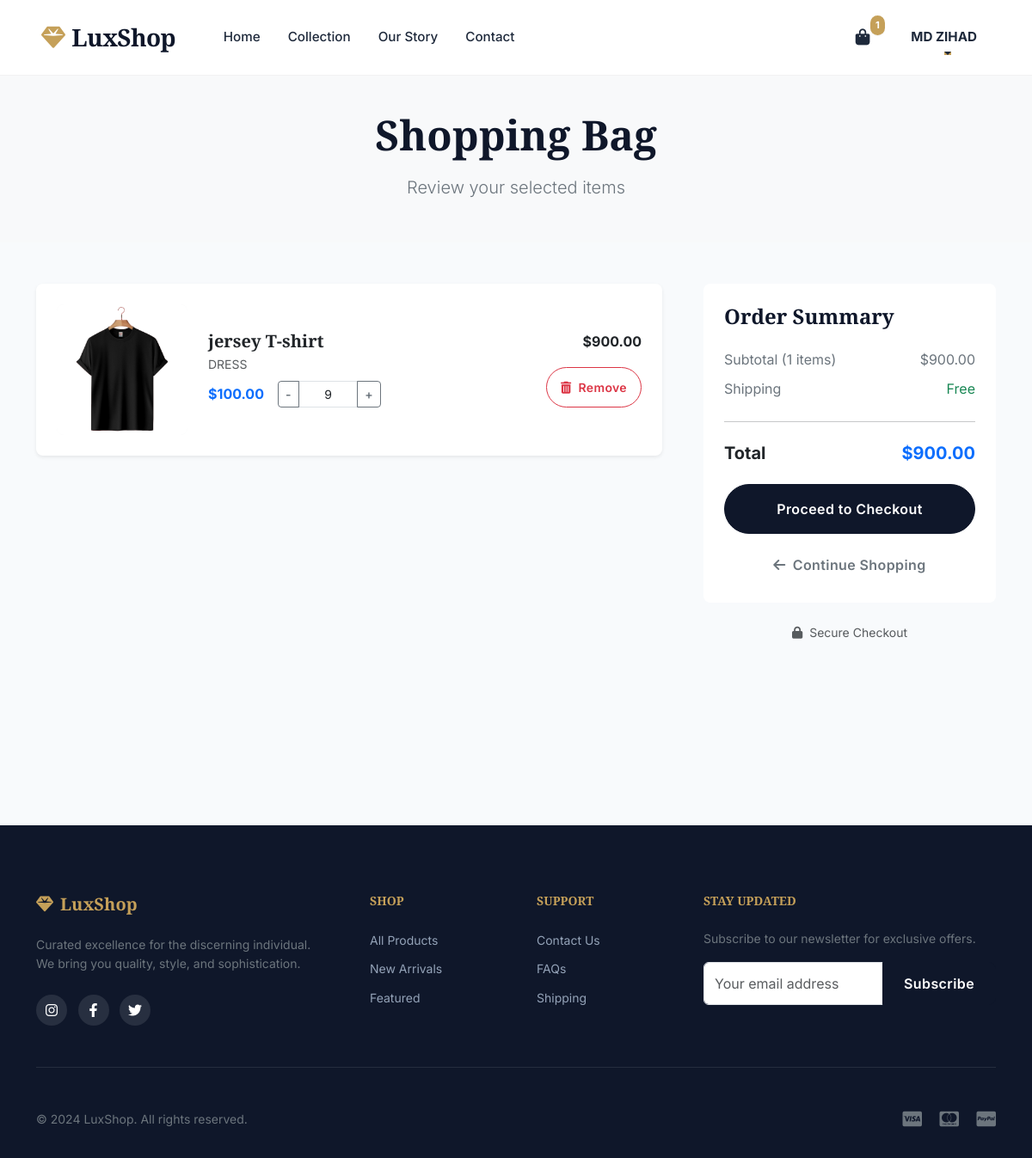
Before: /cart/ (signed in) with the older database file.
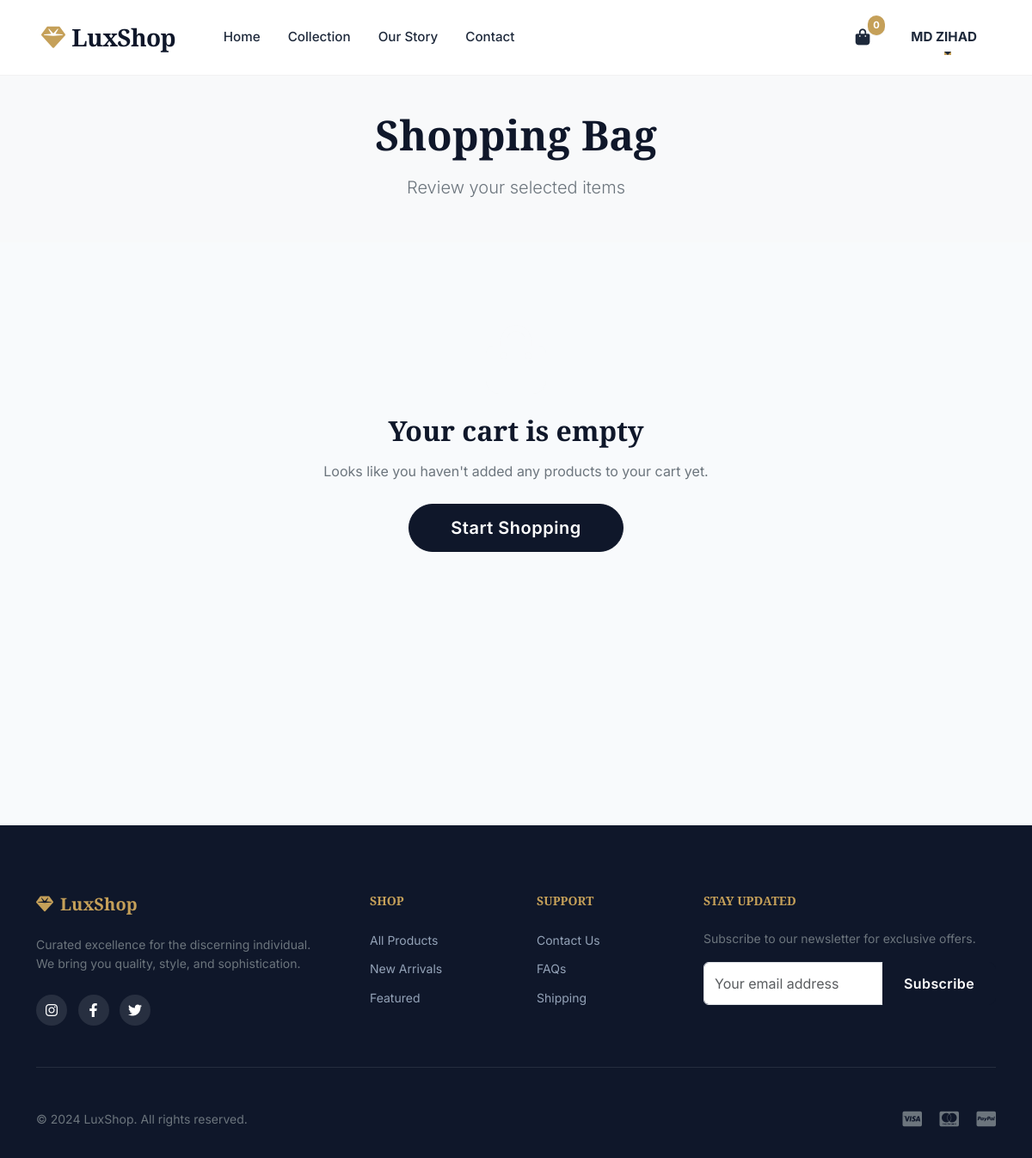
After: the same page with the newer database file.
### myapp/models.py (models this page shows, shortened)
class Cart(models.Model):
    user = models.OneToOneField(User, on_delete=models.CASCADE)
    created_at = models.DateTimeField(auto_now_add=True)
    def get_total(self):
        return sum(item.get_total() for item in self.cartitem_set.all())

class CartItem(models.Model):
    cart = models.ForeignKey(Cart, on_delete=models.CASCADE)
    product = models.ForeignKey(Product, on_delete=models.CASCADE)
    quantity = models.PositiveIntegerField(default=1)
    def get_total(self):
        return self.product.price * self.quantity

class Product(models.Model):
    name = models.CharField(max_length=200)
    description = models.TextField()
    price = models.DecimalField(max_digits=10, decimal_places=2)
    stock = models.PositiveIntegerField(default=0)
    category = models.ForeignKey(Category, on_delete=models.CASCADE)
    image = models.ImageField(upload_to='products/', blank=True, null=True)
    created_at = models.DateTimeField(auto_now_add=True)
    updated_at = models.DateTimeField(auto_now=True)

class Category(models.Model):
    name = models.CharField(max_length=100)
    description = models.TextField(blank=True)
    image = models.ImageField(upload_to='categories/', blank=True, null=True)
    created_at = models.DateTimeField(auto_now_add=True)

### myapp/views.py (the view)
# urls.py: path('cart/', views.view_cart, name='view_cart'),
@login_required
def view_cart(request):
    try:
        cart = Cart.objects.get(user=request.user)
        cart_items = cart.cartitem_set.select_related('product__category').all()
        total = cart.get_total()
    except Cart.DoesNotExist:
        cart_items = []
        total = 0
    context = {
        'cart_items': cart_items,
        'total': total,
    }
    return render(request, 'cart.html', context)

### myapp/templates/cart.html (shortened to what the changed rows need)
{% extends 'base.html' %}
{% load static %}
{% block content %}
<div class="bg-light py-5 mb-5">
    <div class="container text-center">
        <h1 class="display-5 fw-bold mb-3 fade-in">Shopping Bag</h1>
    </div>
</div>
<div class="container pb-5">
    {% if cart_items %}
    <div class="row g-5">
        <div class="col-lg-8">
            <div class="card border-0 shadow-sm rounded-3 overflow-hidden">
                <div class="card-body p-0">
                    {% for item in cart_items %}
                    <div class="p-4 border-bottom {% if forloop.last %}border-bottom-0{% endif %}">
                        <div class="row align-items-center">
                            <div class="col-md-3 mb-3 mb-md-0">
                                <div class="position-relative bg-light rounded-3 overflow-hidden"
                                    style="padding-top: 100%;">
                                    {% if item.product.image %}
                                    <img src="{{ item.product.image.url }}"
                                        class="position-absolute top-0 start-0 w-100 h-100 object-fit-cover"
                                        alt="{{ item.product.name }}">
                                    {% else %}
                                    <div
                                        class="position-absolute top-0 start-0 w-100 h-100 d-flex align-items-center justify-content-center text-muted">
                                        <i class="fas fa-image fa-2x opacity-25"></i>
                                    </div>
                                    {% endif %}
                                </div>
                            </div>
                            <div class="col-md-6 mb-3 mb-md-0">
                                <h5 class="fw-bold mb-1">
                                    <a href="{% url 'product_detail' item.product.id %}"
                                        class="text-decoration-none text-dark">{{ item.product.name }}</a>
                                </h5>
                                <div class="text-uppercase small text-muted mb-2">{{ item.product.category.name }}</div>
                                <div class="d-flex align-items-center mt-2">
                                    <span class="text-primary fw-bold me-3">${{ item.product.price }}</span>
                                    <form action="{% url 'update_cart_quantity' item.id %}" method="POST"
                                        class="d-flex align-items-center">
                                        <div class="input-group input-group-sm" style="width: 120px;">
                                            {% if item.quantity > 1 %}
                                            <button class="btn btn-outline-secondary" type="submit" name="quantity"
                                                value="{{ item.quantity|add:'-1' }}">-</button>
                                            {% else %}
                                            <button class="btn btn-outline-secondary" disabled>-</button>
                                            {% endif %}
                                            <input type="text" class="form-control text-center bg-white"
                                                value="{{ item.quantity }}" readonly>
                                            <button class="btn btn-outline-secondary" type="submit" name="quantity"
                                                value="{{ item.quantity|add:'1' }}">+</button>
                                        </div>
                                    </form>
                                </div>
                            </div>
                            <div class="col-md-3 text-md-end">
                                <div class="fw-bold mb-3">${{ item.get_total }}</div>
                                <a href="{% url 'remove_from_cart' item.id %}"
                                    class="btn btn-outline-danger btn-sm rounded-pill px-3">
                                    <i class="fas fa-trash-alt me-1"></i> Remove
                                </a>
                            </div>
                        </div>
                    </div>
                    {% endfor %}
                </div>
            </div>
        </div>
        <div class="col-lg-4">
            <div class="card border-0 shadow-premium rounded-3 bg-white">
                <div class="card-body p-4">
                    <h4 class="fw-bold mb-4 font-playfair">Order Summary</h4>
                    <div class="d-flex justify-content-between mb-2 text-secondary">
                        <span>Subtotal ({{ cart_items|length }} items)</span>
                        <span>${{ total }}</span>
                    </div>
                    <div class="d-flex justify-content-between mb-4 text-secondary">
                        <span>Shipping</span>
                        <span class="text-success">Free</span>
                    </div>
                    <hr class="opacity-10 my-4">
                    <div class="d-flex justify-content-between mb-4">
                        <span class="fw-bold h5 mb-0">Total</span>
                        <span class="fw-bold h5 mb-0 text-primary">${{ total }}</span>
                    </div>
                    <a href="{% url 'checkout' %}"
                        class="btn btn-primary w-100 rounded-pill py-3 mb-3 shadow-md hover-scale">
                        Proceed to Checkout
                    </a>
                    <a href="{% url 'shop' %}" class="btn btn-outline-secondary w-100 rounded-pill py-2 border-0">
                        <i class="fas fa-arrow-left me-2"></i>Continue Shopping
                    </a>
                </div>
            </div>
            <div class="mt-4 text-center text-muted small">
                <i class="fas fa-lock me-1"></i> Secure Checkout
            </div>
        </div>
    </div>
    {% else %}
    <div class="text-center py-5">
        <div class="mb-4 text-light">
            <i class="fas fa-shopping-bag fa-5x opacity-25"></i>
        </div>
        <h2 class="fw-bold mb-3">Your cart is empty</h2>
        <p class="text-secondary mb-4">Looks like you haven't added any products to your cart yet.</p>
        <a href="{% url 'shop' %}" class="btn btn-primary btn-lg rounded-pill px-5">Start Shopping</a>
    </div>
    {% endif %}
</div>
{% endblock %}

### myapp/templates/base.html (shortened to what the changed rows need)
<!DOCTYPE html>
<html lang="en">
<head>
    {% load static %}
    <link href="https://cdn.jsdelivr.net/npm/bootstrap@5.3.0/dist/css/bootstrap.min.css" rel="stylesheet">
    <link rel="stylesheet" href="https://cdnjs.cloudflare.com/ajax/libs/font-awesome/6.4.0/css/all.min.css">
    <link rel="stylesheet" href="{% static 'css/style.css' %}?v=2">
</head>
<body>
    <nav class="navbar navbar-expand-lg fixed-top">
        <div class="container-fluid px-4 px-lg-5">
            <div class="collapse navbar-collapse" id="navbarContent">
                <ul class="navbar-nav align-items-center gap-3">
                    {% if user.is_authenticated %}
                    <li class="nav-item">
                        <a class="nav-link btn-cart text-dark" href="{% url 'view_cart' %}">
                            <span class="cart-count">
                                {{ user.cart.cartitem_set.count|default:0 }}
                            </span>
                        </a>
                    </li>
                    <li class="nav-item dropdown">
                        <a class="nav-link dropdown-toggle fw-bold text-dark" href="#" role="button"
                            data-bs-toggle="dropdown">
                            {{ user.first_name|default:user.username }}
                        </a>
                    </li>
                    {% endif %}
                </ul>
            </div>
        </div>
    </nav>
    <main class="min-vh-100">
        {% block content %}{% endblock %}
    </main>
</body>
</html>

Changed rows visible on the page:
removed CartItem: product.image (picture), product.name "jersey T-shirt", product.category.name "DRESS", product.price "100.00", quantity "9", get_total "900.00"
Other visible differences:
{{ user.cart.cartitem_set.count|default:0 }}: "1" → "0"
{{ cart_items|length }}: "1" → (not shown)
{{ total }}: "900.00" → (not shown)
text no longer shown: "Order Summary Subtotal ( items) $ Shipping Free Total $ Proceed to Checkout Continue Shopping Secure Checkout"
text now shown: "Your cart is empty Looks like you haven't added any products to your cart yet. Start Shopping"
